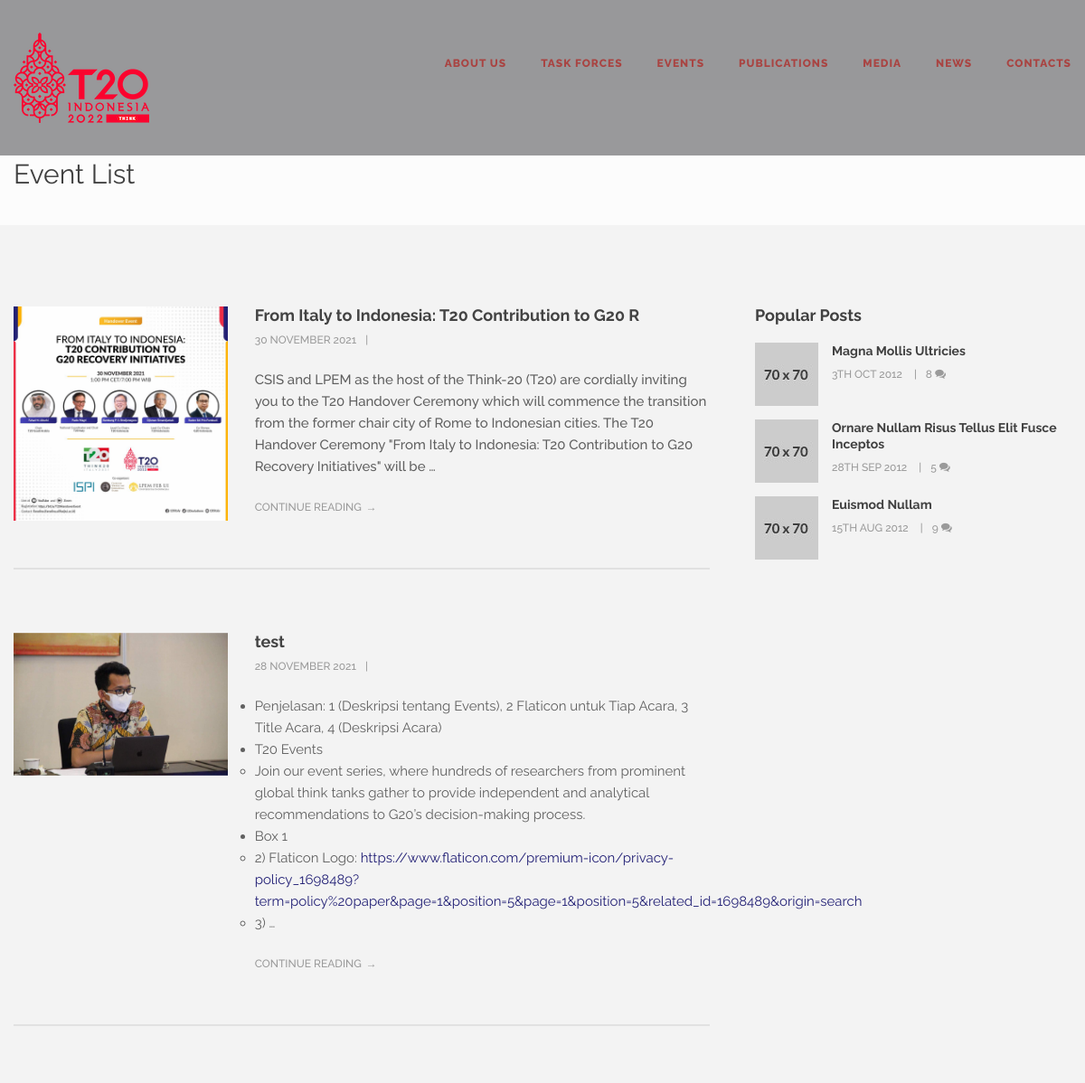
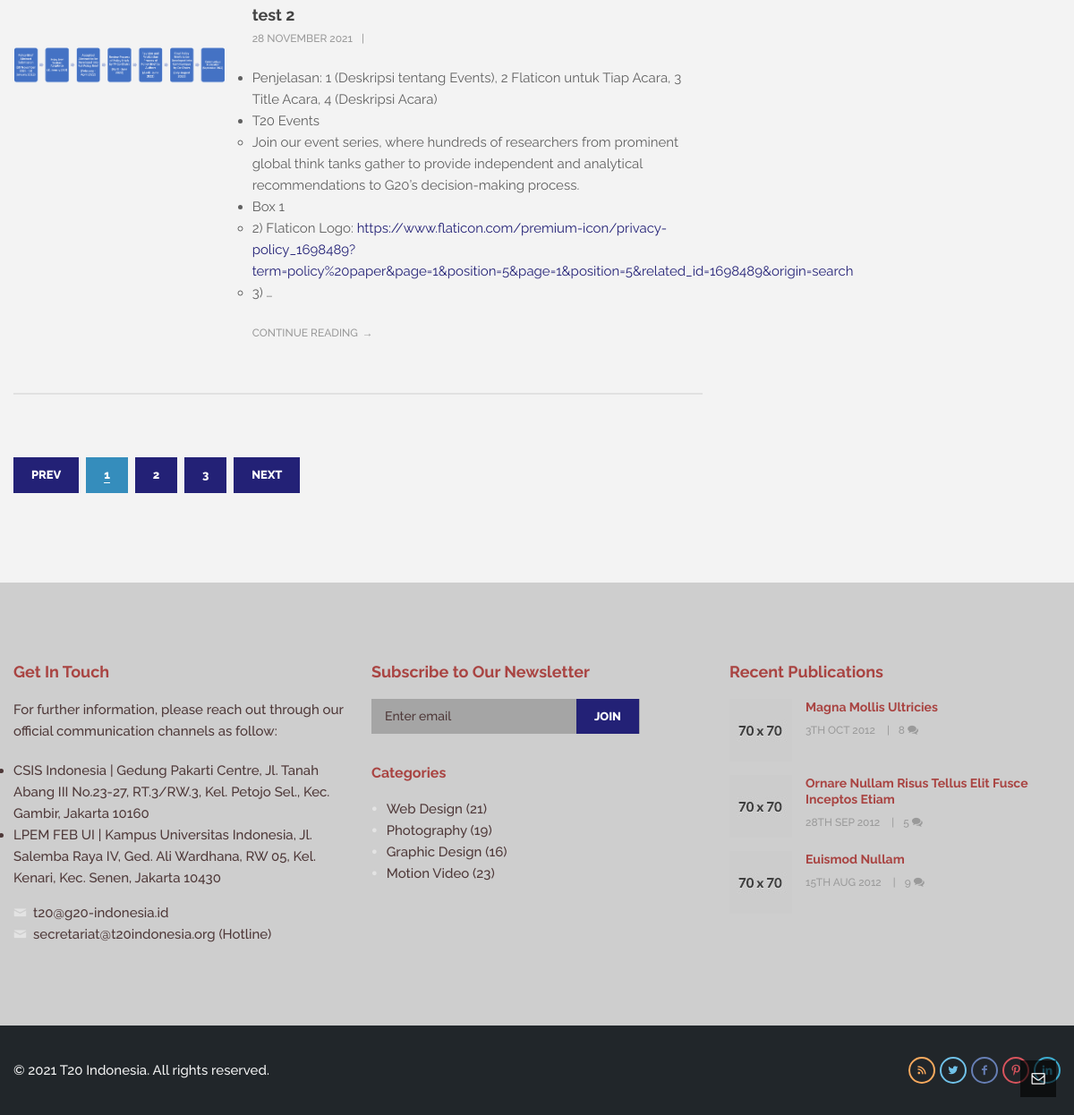
Screenshot of /events/ with the database file from the repository (2 pictures, top to bottom).
### web/models.py (models this page shows, shortened)
class event(models.Model):
    judul = models.CharField(max_length=50)
    slug = models.SlugField(default='', editable=False, max_length=140)
    mulai = models.DateTimeField()
    selesai = models.DateTimeField(blank=True)
    description = HTMLField()
    gambar = ThumbnailerImageField(upload_to='photos', blank=True)
    link_video = models.URLField(blank=True)
    link_pendaftaran = models.URLField(blank=True)
    keterangan = models.TextField(blank=True)
    created_at = models.DateTimeField(auto_now_add=True)
    updated_at = models.DateTimeField(auto_now=True)
    publish = models.BooleanField(default=False)
    class Meta:
        verbose_name = ("Event")
        verbose_name_plural = ("Events")
    @property
    def mli(self):
        return self.mulai.strftime('%d %B %Y')

### web/views.py (the view)
def Acara(request):
    Events = event.objects.all()
    context = {
        "events": Events,
    }
    return render(request, "event.html", context)

### templates/event.html (shortened to what this page needs)
{% extends "base.html" %}
{% load static %}
{% load thumbnail %}
{% block content %}
  <div class="offset"></div>
  <div class="light-wrapper page-title">
    <div class="container inner">
      <h1 class="pull-left">Event List</h1>
    </div>
  </div>
  <div class="dark-wrapper">
    <div class="container inner">
      <div class="blog row list-view">
        <div class="col-sm-8 blog-content">
          <div class="blog-posts">
            {% for A in events %}
            <div class="post">
              <div class="row">
                <div class="col-sm-4">
                  <figure><a href="{% url 'events-details' %}">
                    <img src="{{ A.gambar |thumbnail_url:'events'}}" alt=""></a></figure>
                </div>
                <div class="col-sm-8 post-content">
                  <h3 class="post-title"><a href="{% url 'events-details' %}">{{A.judul}}</a></h3>
                  <div class="meta"><span class="date">{{A.mli}}</span><span class="comments"></div>
                  <p>{{A.description|safe|truncatewords_html:50}}</p>
                  <a href="{% url 'events-details' %}" class="more">Continue Reading</a> </div>
              </div>
            </div>
            <hr />
            {% endfor %}
          </div>
          <div class="pagination">
            <ul>
              <li><a href="#" class="btn">Prev</a></li>
              <li class="active"><a href="#" class="btn"><span>1</span></a></li>
              <li><a href="#" class="btn"><span>2</span></a></li>
              <li><a href="#" class="btn"><span>3</span></a></li>
              <li><a href="#" class="btn">Next</a></li>
            </ul>
          </div>
        </div>
        <aside class="col-sm-4 sidebar">
          <div class="sidebox widget">
            <h3 class="widget-title">Popular Posts</h3>
            <ul class="post-list">
              <li>
                <div class="icon-overlay"> <a href="blog-post.html"><img src="{%  static 'web/images/art/a1.jpg' %}" alt="" /> </a> </div>
                <div class="meta">
                  <h5><a href="blog-post.html">Magna Mollis Ultricies</a></h5>
                  <em><span class="date">3th Oct 2012</span> <span class="comments"><a href="#">8 <i class="icon-chat-1"></i></a></span></em> </div>
              </li>
              <li>
                <div class="icon-overlay"> <a href="blog-post.html"><img src="{%  static 'web/images/art/a2.jpg' %}" alt="" /> </a> </div>
                <div class="meta">
                  <h5><a href="blog-post.html">Ornare Nullam Risus Tellus Elit Fusce Inceptos</a></h5>
                  <em><span class="date">28th Sep 2012</span> <span class="comments"><a href="#">5 <i class="icon-chat-1"></i></a></span></em> </div>
              </li>
              <li>
                <div class="icon-overlay"> <a href="blog-post.html"><img src="{%  static 'web/images/art/a3.jpg' %}" alt="" /> </a> </div>
                <div class="meta">
                  <h5><a href="blog-post.html">Euismod Nullam</a></h5>
                  <em><span class="date">15th Aug 2012</span> <span class="comments"><a href="#">9 <i class="icon-chat-1"></i></a></span></em> </div>
              </li>
            </ul>
          </div>
        </aside>
      </div>
    </div>
  </div>
 {% endblock %}

### templates/base.html (shortened to what this page needs)
{% load static %}
<!DOCTYPE html>
<html lang="en">
<head>
<link href="{% static 'web/css/bootstrap.min.css' %}" rel="stylesheet">
<link href="{% static 'web/css/plugins.css' %}" rel="stylesheet">
<link href="{% static 'web/css/style.css' %}" rel="stylesheet">
<link href="{% static 'web/css/color/blue.css' %}" rel="stylesheet">
<link href="{% static 'web/type/icons.css' %}" rel="stylesheet">
</head>
    <body>
        <div class="body-wrapper">
          <nav class="yamm navbar navbar-default default" role="navigation">
            <div class="container">
              <div class="navbar-header">
                <div class="basic-wrapper"> <a class="btn responsive-menu" data-toggle="collapse" data-target=".navbar-collapse"></a>
                  <div class="navbar-brand"> <a  href="{% url 'home' %}"><img src="{% static 'web/images/logo.png' %}" alt="" data-src="{% static 'web/images/logo.png' %}" data-ret="{% static 'web/images/logo@2x.png' %}" class="retina"/></a></div>
                </div>
              </div>
              <nav class="collapse navbar-collapse">
                <ul class="nav navbar-nav">
                  <li><a href="{% url 'about' %}" >About Us</span></a>
                  </li>
                  <li class="dropdown yamm-fullwidth"><a href="#" class="dropdown-toggle js-activated" data-toggle="dropdown">Task Forces </a>
                  </li>
                  <li><a href="{% url 'events' %}" >Events</span></a>
                  </li>
                  <li><a href="{% url 'publications' %}" >Publications</span></a>
                  </li>
                  <li><a href="{% url 'media' %}" >Media</span></a>
                  </li>
                  <li><a href="{% url 'news' %}" >News</span></a>
                  </li>
                  <li><a href="{% url 'contact' %}" >Contacts</span></a>
                  </li>
                </ul>
              </nav>
            </div>
          </nav>
{% block content %}
{% endblock %}
<footer class="footer inverse-wrapper">
  <div class="container inner">
    <div class="row">
      <div class="col-sm-4">
        <div class="widget">
          <h3 class="widget-title">Get In Touch</h3>
          <p>For further information, please reach out through our official communication channels as follow:</p>
          <div class="contact-info">
            <ul>
              <li>CSIS Indonesia | Gedung Pakarti Centre, Jl. Tanah Abang III No.23-27, RT.3/RW.3, Kel. Petojo Sel., Kec. Gambir, Jakarta 10160 </li>
              <li>LPEM FEB UI | Kampus Universitas Indonesia, Jl. Salemba Raya IV, Ged. Ali Wardhana, RW 05, Kel. Kenari, Kec. Senen, Jakarta 10430</li>
            </ul>
            <i class="icon-mail"></i>t20@g20-indonesia.id <br />
            <i class="icon-mail"></i>secretariat@t20indonesia.org (Hotline) </div>
        </div>
      </div>
      <div class="col-sm-4">
        <div class="widget">
          <h3 class="widget-title">Subscribe to Our Newsletter</h3>
          <div class="newsletter-wrapper">
            <div id="mc_embed_signup2" class="newsletter-form">
              <form action="http://elemisfreebies.us3.list-manage1.com/subscribe/post?u=ddc180777a163e0f9f66ee014&amp;id=056957de28" method="post" id="mc-embedded-subscribe-form2" name="mc-embedded-subscribe-form" class="validate" target="_blank" novalidate="">
                <input type="email" value="" name="EMAIL" class="email" id="mce-EMAIL2" placeholder="Enter email" required="">
                <div class="clear">
                  <input type="submit" value="Join" name="subscribe" id="mc-embedded-subscribe2" class="btn">
                </div>
              </form>
            </div>
          </div>
        </div>
          <div class="widget">
            <h4 class="widget-title">Categories</h4>
            <ul class="circled">
              <li><a href="#">Web Design (21)</a></li>
              <li><a href="#">Photography (19)</a></li>
              <li><a href="#">Graphic Design (16)</a></li>
              <li><a href="#">Motion Video (23)</a></li>
            </ul>
          </div>
      </div>
      <div class="col-sm-4">
        <div class="widget">
          <h3 class="widget-title">Recent Publications</h3>
          <ul class="post-list">
            <li>
              <div class="icon-overlay"> <a href="blog-post.html"><img src="{% static 'web/images/art/a1.jpg' %}" alt="" /> </a> </div>
              <div class="meta">
                <h5><a href="blog-post.html">Magna Mollis Ultricies</a></h5>
                <em><span class="date">3th Oct 2012</span> <span class="comments"><a href="#">8 <i class="icon-chat-1"></i></a></span></em> </div>
            </li>
            <li>
              <div class="icon-overlay"> <a href="blog-post.html"><img src="{% static 'web/images/art/a2.jpg' %}" alt="" /> </a> </div>
              <div class="meta">
                <h5><a href="blog-post.html">Ornare Nullam Risus Tellus Elit Fusce Inceptos Etiam</a></h5>
                <em><span class="date">28th Sep 2012</span> <span class="comments"><a href="#">5 <i class="icon-chat-1"></i></a></span></em> </div>
            </li>
            <li>
              <div class="icon-overlay"> <a href="blog-post.html"><img src="{% static 'web/images/art/a3.jpg' %}" alt="" /> </a> </div>
              <div class="meta">
                <h5><a href="blog-post.html">Euismod Nullam</a></h5>
                <em><span class="date">15th Aug 2012</span> <span class="comments"><a href="#">9 <i class="icon-chat-1"></i></a></span></em> </div>
            </li>
          </ul>
        </div>
      </div>
    </div>
  </div>
  <div class="sub-footer">
    <div class="container">
      <p class="pull-left color-0">© 2021 T20 Indonesia. All rights reserved.</p>
      <ul class="social pull-right">
        <li><a href="#"><i class="icon-s-rss"></i></a></li>
        <li><a href="#"><i class="icon-s-twitter"></i></a></li>
        <li><a href="#"><i class="icon-s-facebook"></i></a></li>
        <li><a href="#"><i class="icon-s-pinterest"></i></a></li>
        <li><a href="#"><i class="icon-s-linkedin"></i></a></li>
      </ul>
    </div>
  </div>
</footer>
<a id="contact-info-button" href="#contact-info"><i class="icon-mail-1"></i></a>
</div>
</body>
</html>

### static/web/css/color/blue.css (style rules this page uses)
a { color: #232176; }
ul.circled li:before { color: #232176; }
.btn, .vanilla-form label.custom-select span { background: #232176; }
.btn:hover, .btn:focus, .btn:active, .btn.active, .pagination ul > li > a:hover, .pagination ul > li > a:focus, .pagination ul > .active > a, .pagination ul > .active > span { background: #358dbc; }

### rows the page displays
event: gambar|thumbnail_url (picture), judul "From Italy to Indonesia: T20 Contribution to G20 R", mli "30 NOVEMBER 2021", description "CSIS and LPEM as the host of the Think-20 (T20) are cordially inviting you to the T20 Handover Ceremony which will commence the transition from the former chair city of Rome to Indonesian cities. The T20 Handover Ceremony \"From Italy to Indonesia: T20 Contribution to G20 Recovery Initiatives\" will be …"
event: gambar|thumbnail_url (picture), judul "test", mli "28 NOVEMBER 2021", description "Penjelasan: 1 (Deskripsi tentang Events), 2 Flaticon untuk Tiap Acara, 3 Title Acara, 4 (Deskripsi Acara) T20 Events Join our event series, where hundreds of researchers from prominent global think tanks gather to provide independent and analytical recommendations to G20’s decision-making process. Box 1 2) Flaticon Logo: https://www.flaticon.com/premium-icon/privacy-policy_1698489?term=policy%20paper&page=1&position=5&page=1&position=5&related_id=1698489&origin=search 3) …"
event: gambar|thumbnail_url (picture), judul "test 2", mli "28 NOVEMBER 2021", description "Penjelasan: 1 (Deskripsi tentang Events), 2 Flaticon untuk Tiap Acara, 3 Title Acara, 4 (Deskripsi Acara) T20 Events Join our event series, where hundreds of researchers from prominent global think tanks gather to provide independent and analytical recommendations to G20’s decision-making process. Box 1 2) Flaticon Logo: https://www.flaticon.com/premium-icon/privacy-policy_1698489?term=policy%20paper&page=1&position=5&page=1&position=5&related_id=1698489&origin=search 3) …"
